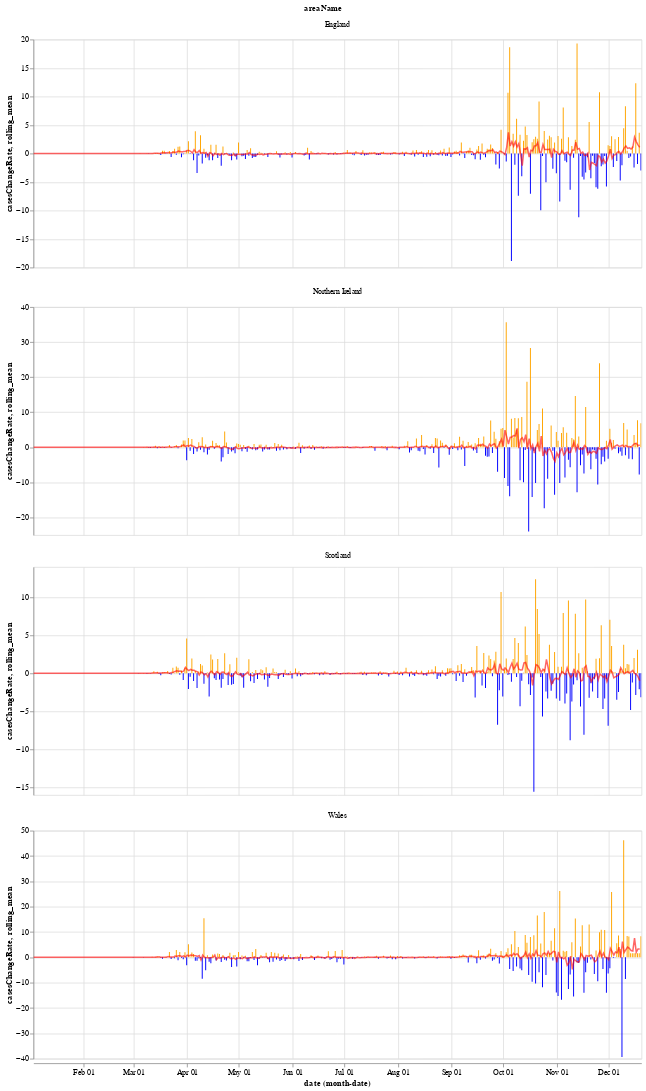

The notebook cell saved with this chart:
### Markdown cell above
We will use the Python library `Altair` for visualising the data, see the [altair docs](https://altair-viz.github.io/) for more information.

First we have a graph which shows the daily change in the number of new cases for each country. This number jumps up and down all over the place, which is likely due to delay in reporting of new cases over the weekend. Another interesting thing is that it looks like the daily cases in Wales experienced a much shorter period of calm over the summer (calm in the sense of daily cases not jumping up and down).

The orange bars are days when the number of new cases (per 100k population) was more than the previous day, while the blue are days when the number of new cases dropped. The red line is the 7 day moving average. 

When the moving average line is below 0, it means that there is a consistent drop in new cases. We can see this clearly happening around the times that lockdowns were introduced (though, to varying degrees). I will update the graphs soon with a marker of when each lockdown started.

### Code cell
# collapse
import altair as alt

bars = alt.Chart(uk_cases).mark_bar().encode(
    x="monthdate(date):T",
    y="casesChangeRate:Q",
    tooltip='casesChange',
    color=alt.condition(
        alt.datum.casesChangeRate > 0,
        alt.value("orange"),  # The positive color
        alt.value("blue")  # The negative color
    )
).properties(width=800).interactive()

line = alt.Chart(uk_cases).mark_line(
    color='red',
    size=2,
    opacity=0.6
).transform_window(
    rolling_mean='mean(casesChangeRate)',
    frame=[0, 7],
    groupby=['areaName']
).encode(
    x='monthdate(date):T',
    y='rolling_mean:Q'
)

alt.layer(bars, line, data=uk_cases).facet(alt.Column(
    'areaName'), columns=1).resolve_scale(y='independent')

### Figure 1 — Vega-Lite specification as saved in the notebook (floating-point values rounded to 4 significant figures; data arrays with more than 128 entries replaced by an {"elided": "..."} marker saying what was removed)
{"config": {"view": {"continuousWidth": 400, "continuousHeight": 300}}, "data": {"name": "data-7f59dfde462186178257e61d0f1ce168"}, "facet": {"type": "nominal", "field": "areaName"}, "spec": {"layer": [{"mark": "bar", "encoding": {"color": {"condition": {"value": "orange", "test": "(datum.casesChangeRate > 0)"}, "value": "blue"}, "tooltip": {"type": "quantitative", "field": "casesChange"}, "x": {"type": "temporal", "field": "date", "timeUnit": "monthdate"}, "y": {"type": "quantitative", "field": "casesChangeRate"}}, "selection": {"selector001": {"type": "interval", "bind": "scales", "encodings": ["x", "y"]}}, "width": 800}, {"mark": {"type": "line", "color": "red", "opacity": 0.6, "size": 2}, "encoding": {"x": {"type": "temporal", "field": "date", "timeUnit": "monthdate"}, "y": {"type": "quantitative", "field": "rolling_mean"}}, "transform": [{"window": [{"op": "mean", "field": "casesChangeRate", "as": "rolling_mean"}], "frame": [0, 7], "groupby": ["areaName"]}]}]}, "columns": 1, "resolve": {"scale": {"y": "independent"}}, "$schema": "https://vega.github.io/schema/vega-lite/v4.8.1.json", "datasets": {"data-7f59dfde462186178257e61d0f1ce168": {"elided": "1408 records"}}}
